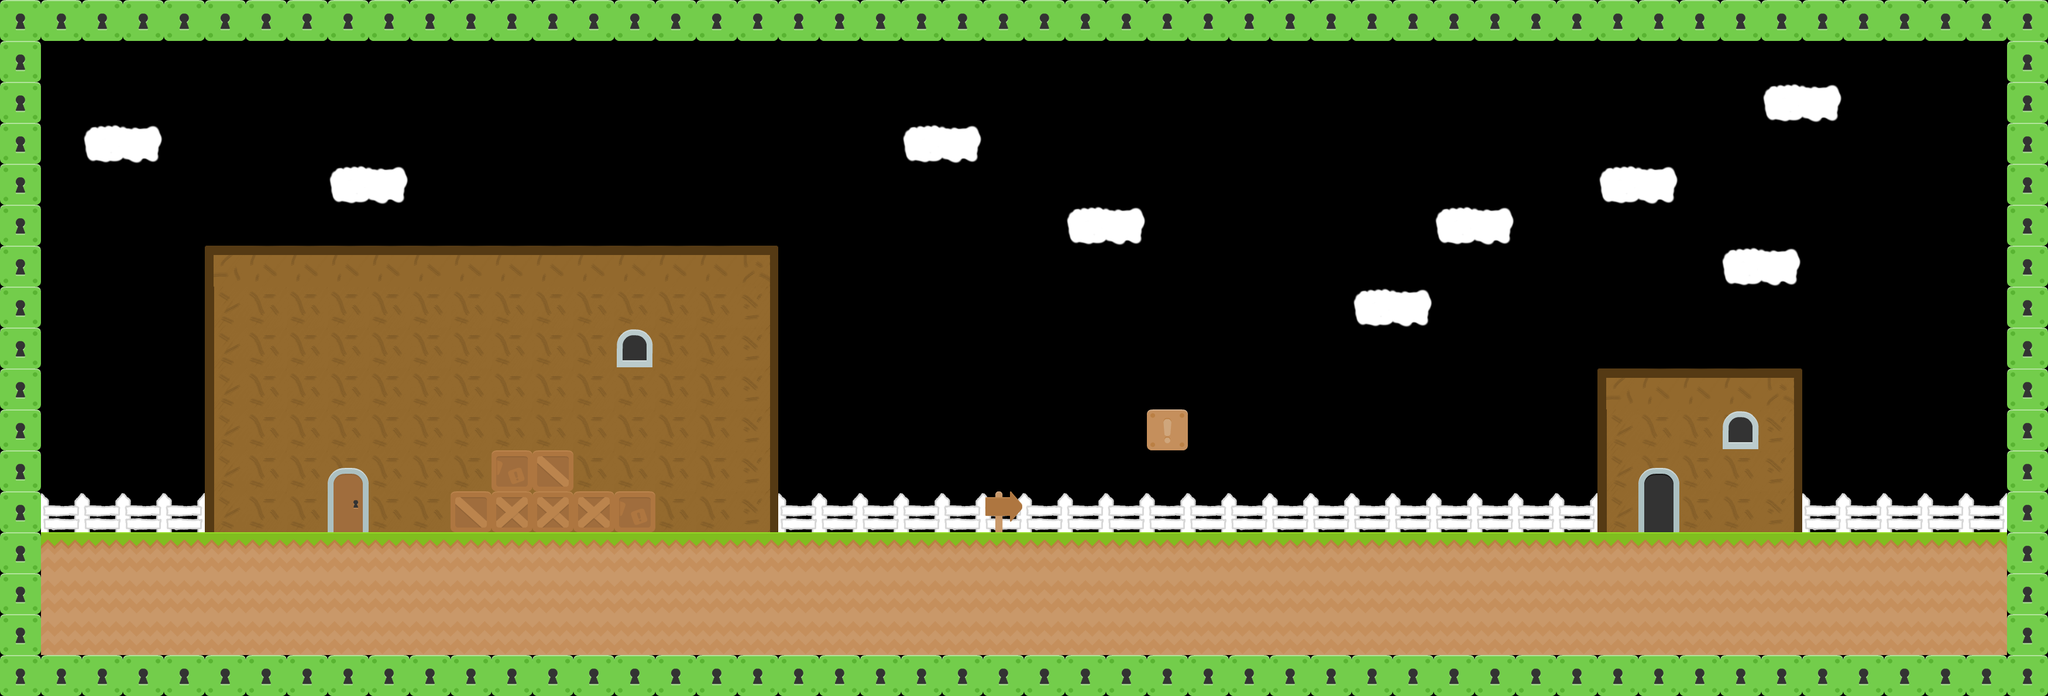

Tiled map render using the project's own tile images. Description and the whole map definition, tile-layer contents included, below:
An orthogonal 50x17 tile map with 70x70 px tiles, 3 tile layers (base, overlay, temporary) and 4 objects (player, enemy, door, POI).

<map version="1.2" tiledversion="1.2.1" orientation="orthogonal" renderorder="right-down" width="50" height="17" tilewidth="70" tileheight="70" infinite="0" nextlayerid="8" nextobjectid="7">
 <tileset firstgid="1" source="tiles_spritesheet_plus.tsx" />
 <layer id="5" name="base" width="50" height="17">
  <data encoding="csv">
114,114,114,114,114,114,114,114,114,114,114,114,114,114,114,114,114,114,114,114,114,114,114,114,114,114,114,114,114,114,114,114,114,114,114,114,114,114,114,114,114,114,114,114,114,114,114,114,114,114,
114,0,0,0,0,0,0,0,0,0,0,0,0,0,0,0,0,0,0,0,0,0,0,0,0,0,0,0,0,0,0,0,0,0,0,0,0,0,0,0,0,0,0,0,0,0,0,0,0,114,
114,0,0,0,0,0,0,0,0,0,0,0,0,0,0,0,0,0,0,0,0,0,0,0,0,0,0,0,0,0,0,0,0,0,0,0,0,0,0,0,0,0,0,0,0,0,0,0,0,114,
114,0,0,0,0,0,0,0,0,0,0,0,0,0,0,0,0,0,0,0,0,0,0,0,0,0,0,0,0,0,0,0,0,0,0,0,0,0,0,0,0,0,0,0,0,0,0,0,0,114,
114,0,0,0,0,0,0,0,0,0,0,0,0,0,0,0,0,0,0,0,0,0,0,0,0,0,0,0,0,0,0,0,0,0,0,0,0,0,0,0,0,0,0,0,0,0,0,0,0,114,
114,0,0,0,0,0,0,0,0,0,0,0,0,0,0,0,0,0,0,0,0,0,0,0,0,0,0,0,0,0,0,0,0,0,0,0,0,0,0,0,0,0,0,0,0,0,0,0,0,114,
114,0,0,0,0,184,185,185,185,185,185,185,185,185,185,185,185,185,186,0,0,0,0,0,0,0,0,0,0,0,0,0,0,0,0,0,0,0,0,0,0,0,0,0,0,0,0,0,0,114,
114,0,0,0,0,187,188,188,188,188,188,188,188,188,188,188,188,188,189,0,0,0,0,0,0,0,0,0,0,0,0,0,0,0,0,0,0,0,0,0,0,0,0,0,0,0,0,0,0,114,
114,0,0,0,0,187,188,188,188,188,188,188,188,188,188,188,188,188,189,0,0,0,0,0,0,0,0,0,0,0,0,0,0,0,0,0,0,0,0,0,0,0,0,0,0,0,0,0,0,114,
114,0,0,0,0,187,188,188,188,188,188,188,188,188,188,188,188,188,189,0,0,0,0,0,0,0,0,0,0,0,0,0,0,0,0,0,0,0,0,184,185,185,185,186,0,0,0,0,0,114,
114,0,0,0,0,187,188,188,188,188,188,188,188,188,188,188,188,188,189,0,0,0,0,0,0,0,0,0,0,0,0,0,0,0,0,0,0,0,0,187,188,188,188,189,0,0,0,0,0,114,
114,0,0,0,0,187,188,188,188,188,188,188,188,188,188,188,188,188,189,0,0,0,0,0,0,0,0,0,0,0,0,0,0,0,0,0,0,0,0,187,188,188,188,189,0,0,0,0,0,114,
114,195,195,195,195,187,188,188,188,188,188,188,188,188,188,188,188,188,189,195,195,195,195,195,195,195,195,195,195,195,195,195,195,195,195,195,195,195,195,187,188,188,188,189,195,195,195,195,195,114,
114,120,120,120,120,120,120,120,120,120,120,120,120,120,120,120,120,120,120,120,120,120,120,120,120,120,120,120,120,120,120,120,120,120,120,120,120,120,120,120,120,120,120,120,120,120,120,120,120,114,
114,177,177,177,177,177,177,177,177,177,177,177,177,177,177,177,177,177,177,177,177,177,177,177,177,177,177,177,177,177,177,177,177,177,177,177,177,177,177,177,177,177,177,177,177,177,177,177,177,114,
114,177,177,177,177,177,177,177,177,177,177,177,177,177,177,177,177,177,177,177,177,177,177,177,177,177,177,177,177,177,177,177,177,177,177,177,177,177,177,177,177,177,177,177,177,177,177,177,177,114,
114,114,114,114,114,114,114,114,114,114,114,114,114,114,114,114,114,114,114,114,114,114,114,114,114,114,114,114,114,114,114,114,114,114,114,114,114,114,114,114,114,114,114,114,114,114,114,114,114,114
</data>
 </layer>
 <layer id="6" name="overlay" width="50" height="17">
  <data encoding="csv">
0,0,0,0,0,0,0,0,0,0,0,0,0,0,0,0,0,0,0,0,0,0,0,0,0,0,0,0,0,0,0,0,0,0,0,0,0,0,0,0,0,0,0,0,0,0,0,0,0,0,
0,0,0,0,0,0,0,0,0,0,0,0,0,0,0,0,0,0,0,0,0,0,0,0,0,0,0,0,0,0,0,0,0,0,0,0,0,0,0,0,0,0,0,0,0,0,0,0,0,0,
0,0,0,0,0,0,0,0,0,0,0,0,0,0,0,0,0,0,0,0,0,0,0,0,0,0,0,0,0,0,0,0,0,0,0,0,0,0,0,0,0,0,0,181,182,0,0,0,0,0,
0,0,181,182,0,0,0,0,0,0,0,0,0,0,0,0,0,0,0,0,0,0,181,182,0,0,0,0,0,0,0,0,0,0,0,0,0,0,0,0,0,0,0,0,0,0,0,0,0,0,
0,0,0,0,0,0,0,0,181,182,0,0,0,0,0,0,0,0,0,0,0,0,0,0,0,0,0,0,0,0,0,0,0,0,0,0,0,0,0,181,182,0,0,0,0,0,0,0,0,0,
0,0,0,0,0,0,0,0,0,0,0,0,0,0,0,0,0,0,0,0,0,0,0,0,0,0,181,182,0,0,0,0,0,0,0,181,182,0,0,0,0,0,0,0,0,0,0,0,0,0,
0,0,0,0,0,0,0,0,0,0,0,0,0,0,0,0,0,0,0,0,0,0,0,0,0,0,0,0,0,0,0,0,0,0,0,0,0,0,0,0,0,0,181,182,0,0,0,0,0,0,
0,0,0,0,0,0,0,0,0,0,0,0,0,0,0,0,0,0,0,0,0,0,0,0,0,0,0,0,0,0,0,0,0,181,182,0,0,0,0,0,0,0,0,0,0,0,0,0,0,0,
0,0,0,0,0,0,0,0,0,0,0,0,0,0,0,2,0,0,0,0,0,0,0,0,0,0,0,0,0,0,0,0,0,0,0,0,0,0,0,0,0,0,0,0,0,0,0,0,0,0,
0,0,0,0,0,0,0,0,0,0,0,0,0,0,0,0,0,0,0,0,0,0,0,0,0,0,0,0,0,0,0,0,0,0,0,0,0,0,0,0,0,0,0,0,0,0,0,0,0,0,
0,0,0,0,0,0,0,0,0,0,0,0,0,0,0,0,0,0,0,0,0,0,0,0,0,0,0,0,15,0,0,0,0,0,0,0,0,0,0,0,0,0,2,0,0,0,0,0,0,0,
0,0,0,0,0,0,0,0,80,0,0,0,128,169,0,0,0,0,0,0,0,0,0,0,0,0,0,0,0,0,0,0,0,0,0,0,0,0,0,0,52,0,0,0,0,0,0,0,0,0,
0,0,0,0,0,0,0,0,94,0,0,169,155,155,155,128,0,0,0,0,0,0,0,0,47,0,0,0,0,0,0,0,0,0,0,0,0,0,0,0,66,0,0,0,0,0,0,0,0,0,
0,0,0,0,0,0,0,0,0,0,0,0,0,0,0,0,0,0,0,0,0,0,0,0,0,0,0,0,0,0,0,0,0,0,0,0,0,0,0,0,0,0,0,0,0,0,0,0,0,0,
0,0,0,0,0,0,0,0,0,0,0,0,0,0,0,0,0,0,0,0,0,0,0,0,0,0,0,0,0,0,0,0,0,0,0,0,0,0,0,0,0,0,0,0,0,0,0,0,0,0,
0,0,0,0,0,0,0,0,0,0,0,0,0,0,0,0,0,0,0,0,0,0,0,0,0,0,0,0,0,0,0,0,0,0,0,0,0,0,0,0,0,0,0,0,0,0,0,0,0,0,
0,0,0,0,0,0,0,0,0,0,0,0,0,0,0,0,0,0,0,0,0,0,0,0,0,0,0,0,0,0,0,0,0,0,0,0,0,0,0,0,0,0,0,0,0,0,0,0,0,0
</data>
 </layer>
 <layer id="7" name="temporary" width="50" height="17">
  <data encoding="csv">
0,0,0,0,0,0,0,0,0,0,0,0,0,0,0,0,0,0,0,0,0,0,0,0,0,0,0,0,0,0,0,0,0,0,0,0,0,0,0,0,0,0,0,0,0,0,0,0,0,0,
0,0,0,0,0,0,0,0,0,0,0,0,0,0,0,0,0,0,0,0,0,0,0,0,0,0,0,0,0,0,0,0,0,0,0,0,0,0,0,0,0,0,0,0,0,0,0,0,0,0,
0,0,0,0,0,0,0,0,0,0,0,0,0,0,0,0,0,0,0,0,0,0,0,0,0,0,0,0,0,0,0,0,0,0,0,0,0,0,0,0,0,0,0,0,0,0,0,0,0,0,
0,0,0,0,0,0,0,0,0,0,0,0,0,0,0,0,0,0,0,0,0,0,0,0,0,0,0,0,0,0,0,0,0,0,0,0,0,0,0,0,0,0,0,0,0,0,0,0,0,0,
0,0,0,0,0,0,0,0,0,0,0,0,0,0,0,0,0,0,0,0,0,0,0,0,0,0,0,0,0,0,0,0,0,0,0,0,0,0,0,0,0,0,0,0,0,0,0,0,0,0,
0,0,0,0,0,0,0,0,0,0,0,0,0,0,0,0,0,0,0,0,0,0,0,0,0,0,0,0,0,0,0,0,0,0,0,0,0,0,0,0,0,0,0,0,0,0,0,0,0,0,
0,0,0,0,0,0,0,0,0,0,0,0,0,0,0,0,0,0,0,0,0,0,0,0,0,0,0,0,0,0,0,0,0,0,0,0,0,0,0,0,0,0,0,0,0,0,0,0,0,0,
0,0,0,0,0,0,0,0,0,0,0,0,0,0,0,0,0,0,0,0,0,0,0,0,0,0,0,0,0,0,0,0,0,0,0,0,0,0,0,0,0,0,0,0,0,0,0,0,0,0,
0,0,0,0,0,0,0,0,0,0,0,0,0,0,0,0,0,0,0,0,0,0,0,0,0,0,0,0,0,0,0,0,0,0,0,0,0,0,0,0,0,0,0,0,0,0,0,0,0,0,
0,0,0,0,0,0,0,0,0,0,0,0,0,0,0,0,0,0,0,0,0,0,0,0,0,0,0,0,0,0,0,0,0,0,0,0,0,0,0,0,0,0,0,0,0,0,0,0,0,0,
0,0,0,0,0,0,0,0,0,0,0,0,0,0,0,0,0,0,0,0,0,0,0,0,0,0,0,0,0,0,0,0,0,0,0,0,0,0,0,0,0,0,0,0,0,0,0,0,0,0,
0,0,0,0,0,0,0,0,0,0,0,0,0,0,0,0,0,0,0,0,0,0,0,0,0,0,0,0,0,0,0,0,0,0,0,0,0,0,0,0,0,0,0,0,0,0,0,0,0,0,
0,0,0,0,0,0,0,0,0,0,0,0,0,0,0,0,0,0,0,0,0,0,0,0,0,0,0,0,0,0,0,0,0,0,0,0,0,0,0,0,0,0,0,0,0,0,0,0,0,0,
0,0,0,0,0,0,0,0,0,0,0,0,0,0,0,0,0,0,0,0,0,0,0,0,0,0,0,0,0,0,0,0,0,0,0,0,0,0,0,0,0,0,0,0,0,0,0,0,0,0,
0,0,0,0,0,0,0,0,0,0,0,0,0,0,0,0,0,0,0,0,0,0,0,0,0,0,0,0,0,0,0,0,0,0,0,0,0,0,0,0,0,0,0,0,0,0,0,0,0,0,
0,0,0,0,0,0,0,0,0,0,0,0,0,0,0,0,0,0,0,0,0,0,0,0,0,0,0,0,0,0,0,0,0,0,0,0,0,0,0,0,0,0,0,0,0,0,0,0,0,0,
0,0,0,0,0,0,0,0,0,0,0,0,0,0,0,0,0,0,0,0,0,0,0,0,0,0,0,0,0,0,0,0,0,0,0,0,0,0,0,0,0,0,0,0,0,0,0,0,0,0
</data>
 </layer>
 <objectgroup id="4" name="objectLayer">
  <object id="1" name="Frog" type="player" gid="42" x="607.424" y="901.667" width="70" height="70" />
  <object id="2" name="Bee" type="enemy" gid="42" x="1968.03" y="759.242" width="70" height="70" />
  <object id="3" name="Exit" type="door" gid="42" x="2812.48" y="905.758" width="70" height="70" />
  <object id="4" name="owo" type="POI" gid="42" x="1416.52" y="904.697" width="70" height="70" />
 </objectgroup>
</map>
